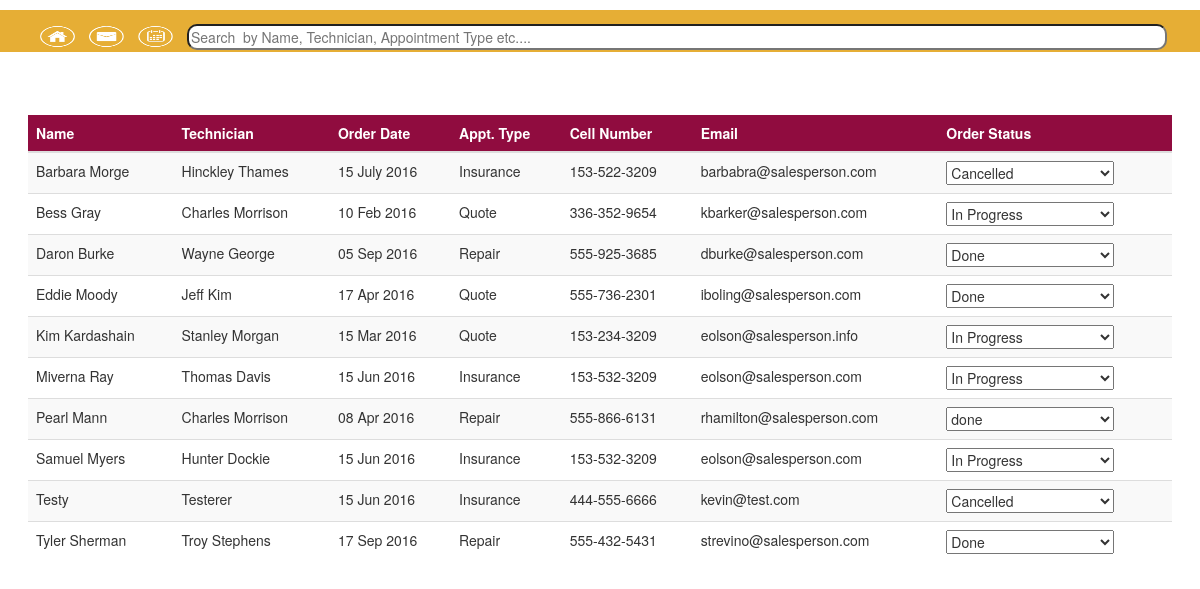
Before: / with the older database file.
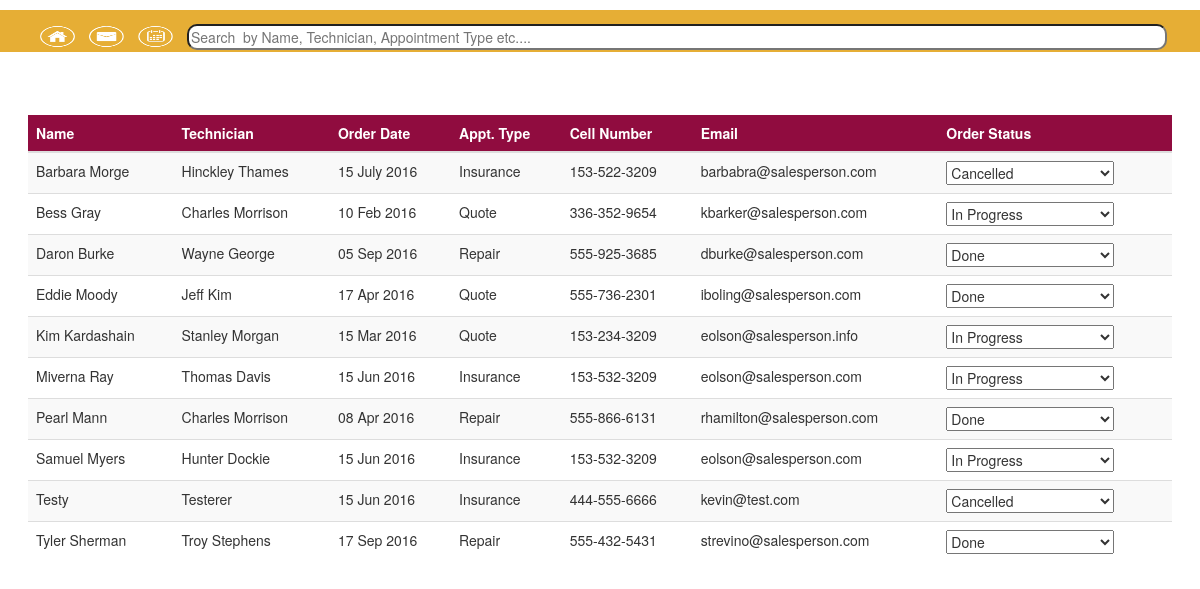
After: the same page with the newer database file.
### tables this page shows
CREATE TABLE customers(
  id int(11) NOT NULL AUTO_INCREMENT,
  name varchar(255) DEFAULT NULL,
  techinician varchar(255) DEFAULT NULL,
  orderdate  varchar(255) DEFAULT NULL,
  apptype varchar(255) DEFAULT NULL,
  cellnumber varchar(255) DEFAULT NULL,
  email varchar(255) DEFAULT NULL,
  orderstate varchar(255)DEFAULT NULL,
  PRIMARY KEY (id)
);

### private/functions.php (called while the page is built, shortened)
<?php
  function url_for($script_path) {
    return DOC_ROOT . $script_path;
  }
?>

### private/query_functions.php (called while the page is built, shortened)
<?php
  function find_all_customers(){
    global $db;
    $sql = "SELECT * FROM customers ";
    $sql .= "ORDER BY name ASC;";
    $country_result = db_query($db, $sql);
    return $country_result;
  }
  ?>

### private/database.php (called while the page is built, shortened)
<?php
  function db_query($connection, $sql) {
    $result_set = mysqli_query($connection, $sql);
    return $result_set;
  }
  function db_fetch_assoc($result_set) {
    return mysqli_fetch_assoc($result_set);
  }
?>

### public/index.php (the view, shortened to what this page needs)
<?php include(SHARED_PATH . '/header.php'); ?>
<?php include(SHARED_PATH . '/public_menu.php'); ?>
<div id="main-content">
  <div id="home">
  			<table class="table table-striped">
		  		<thead>
		  		  <tr>
			        <th>Name</th>
			        <th>Technician</th>
			        <th>Order Date</th>
			        <th>Appt. Type</th>
			        <th>Cell Number</th>
			        <th>Email</th>
			        <th>Order Status</th>
			      </tr>
			    </thead>
		    <?php
			    $records = find_all_customers();
		 while($result = db_fetch_assoc($records)){ ?>
			 <tr style= "backgroud-color:red">
	          <td><?php echo $result['name']; ?></td>
	          <td><?php echo $result['techinician']; ?></td>
	          <td><?php echo $result['orderdate']; ?></td>
	          <td><?php echo $result['apptype']; ?></td>
	          <td><?php echo $result['cellnumber']; ?></td>
	          <td><?php echo $result['email']; ?></td>
	          <td >
	          	<select name="select_catalog" id="select_catalog" class="drop-down">
	          		<option value="<?php echo $result['orderstate']; ?>"> <?php echo $result['orderstate']; ?> </option>
	          </select></td>
        	</tr>
		<?php } ?>
  			</table>
  </div>
</div>
<?php include(SHARED_PATH . '/footer.php'); ?>

### private/shared/header.php (shortened to what this page needs)
<!doctype html>
<html lang="en">
  <head>
    <link rel="stylesheet" href="https://ajax.googleapis.com/ajax/libs/jqueryui/1.12.1/themes/smoothness/jquery-ui.css">
    <link rel="stylesheet" href="https://maxcdn.bootstrapcdn.com/bootstrap/3.3.2/css/bootstrap.min.css">
  </head>
  <body>

### private/shared/public_menu.php
<div id="menu">
  <ul>
    <li><a href="<?php echo url_for('/index.php'); ?>"><img alt="Home" src="../private/shared/Home.png"></a></li>
    <li><a href="<?php echo url_for('/index.php'); ?>"><img alt="Inbox" src="../private/shared/Inbox.png"></a></li>
    <li><a href="<?php echo url_for('/index.php'); ?>"><img alt="Calendar" src="../private/shared/Calendar.png"></a></li>
    <li><input class ="search-box" id ="search" type="text" placeholder="Search  by Name, Technician, Appointment Type etc...." ></li>
    <li style="float:right";><a href="<?php echo url_for('/index.php'); ?>"><img alt="Profile" src="../private/shared/Profile.png"></a></li>
  </ul>
</div>

### private/shared/footer.php (shortened to what this page needs)
  </body>
</html>

### private/shared/header.php (style rules this page uses)
html, body { margin: 0; padding: 0; height: 100%; width: 100%; }
#menu { width: 100%; height: 3em; margin: 0; padding: 0; background-color: #E6AE35; }
#menu ul { list-style: none; }
#menu ul li { float: left; margin-top: 1em; margin-right: 1em; margin-bottom: 1em; }
#menu ul li a { color: #FFFFFF; text-decoration: none; }
#menu ul li a img { width : 2.5em; height : 1.5em; }
.table tr th { color: #FFFFFF; background-color: #900C3F; }
#main-content { padding: 0 2em; }
.drop-down { width: 12em; }
.search-box { -moz-border-radius: 5px; -webkit-border-radius: 5px; border-radius: 10px; width: 70em; margin: .5em ,.5em ,0.5em , 0.5em; background-color: #FFFFFF; }

Changed rows visible on the page:
changed customers "Pearl Mann": select_catalog "done" → "Done"
